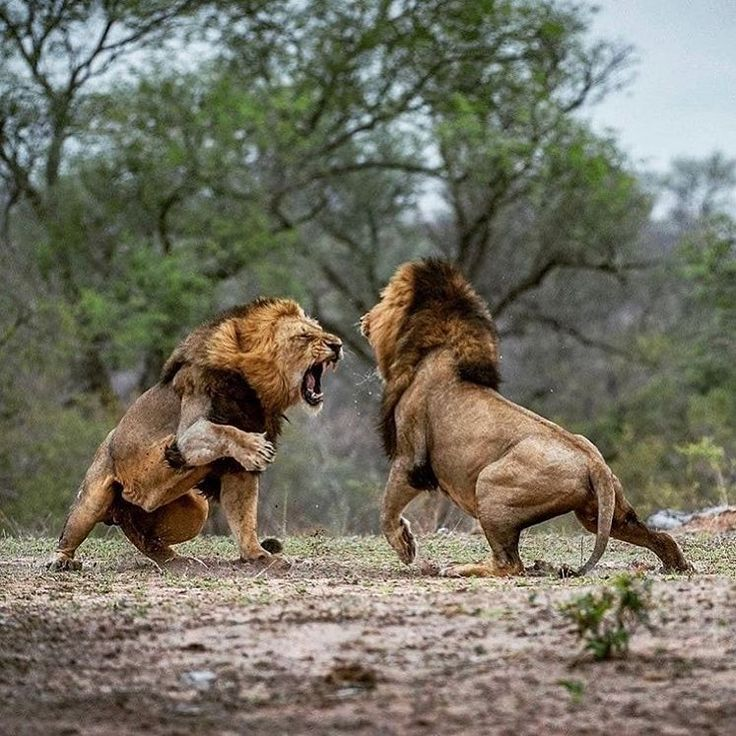
#> input picture OpenCV/04_OpenCV_IMAGE_PROCESSING/03_ROI_OF_IMAGE/lion.png, 736 x 736 px
$ jupyter execute region_of_interest.ipynb
#> lines starting #> are read from the running program, lines starting #| are printed output that depends on the picture; after the words box and inside, x2 and y2 are one past the last pixel; in counts of white or black regions, pixels touching at a corner belong together
[cell 1]
import cv2 as cv

[cell 2]
src = cv.imread('lion.png')
#> src is the input picture: shape (736, 736, 3); mean B, G, R 98.9, 113.4, 116.5
h, w = src.shape[:2]
#> h = 736; w = 736
print(h,w)
#| 736 736

[cell 3]
img = src.copy()
roi = img[255:580, 350:690, :]
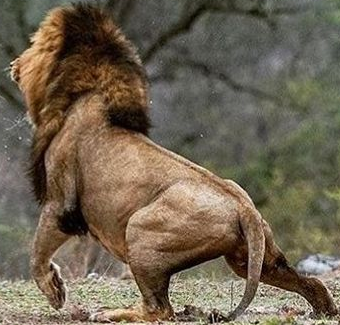
#> roi: shape (325, 340, 3); mean B, G, R 80.9, 99.2, 111.4
roi.shape
#> Out = (325, 340, 3)

[cell 4]
cv.imshow('roi area', roi)
cv.waitKey(2000)
cv.destroyAllWindows()

[cell 5]
img[0:325,0:340, :] = roi
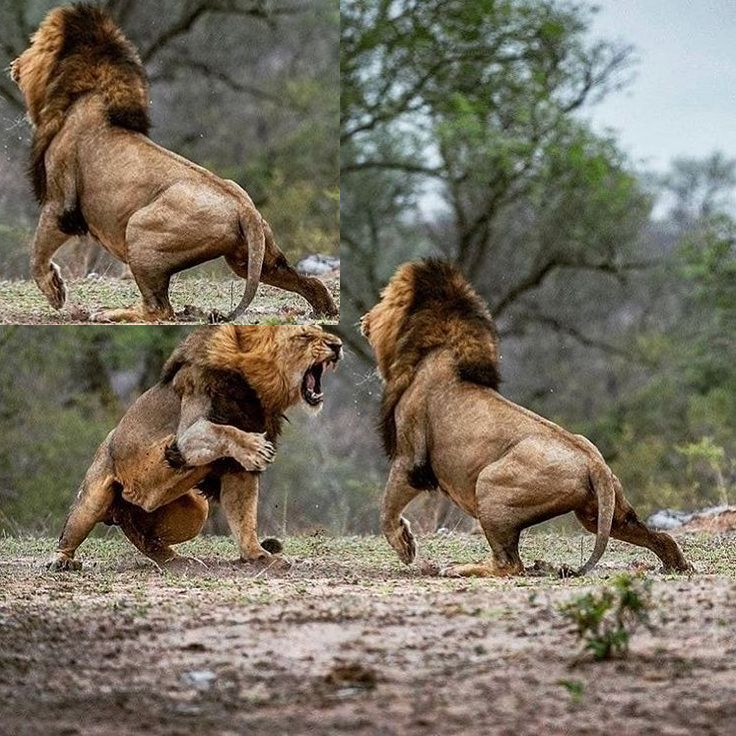
#> img: shape (736, 736, 3); mean B, G, R 97.1, 112.1, 120
cv.imshow('Roi area added to original image', img)
cv.waitKey(2000)
cv.destroyAllWindows()

[cell 6]
# Roi bölgesini küçük olarak eklemek
res = cv.resize(roi,None, fx=0.3,fy=0.4,interpolation=cv.INTER_CUBIC)
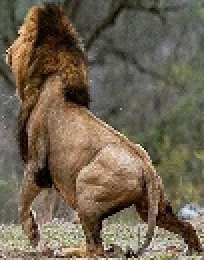
#> res: shape (130, 102, 3) (shown 2 times larger); mean B, G, R 80.8, 99.1, 111.2
cv.imshow('res',res)
cv.waitKey(2000)
cv.destroyAllWindows()
res.shape
#> Out = (130, 102, 3)

[cell 7]
img = src.copy()
img[0:130,0:102, :] = res
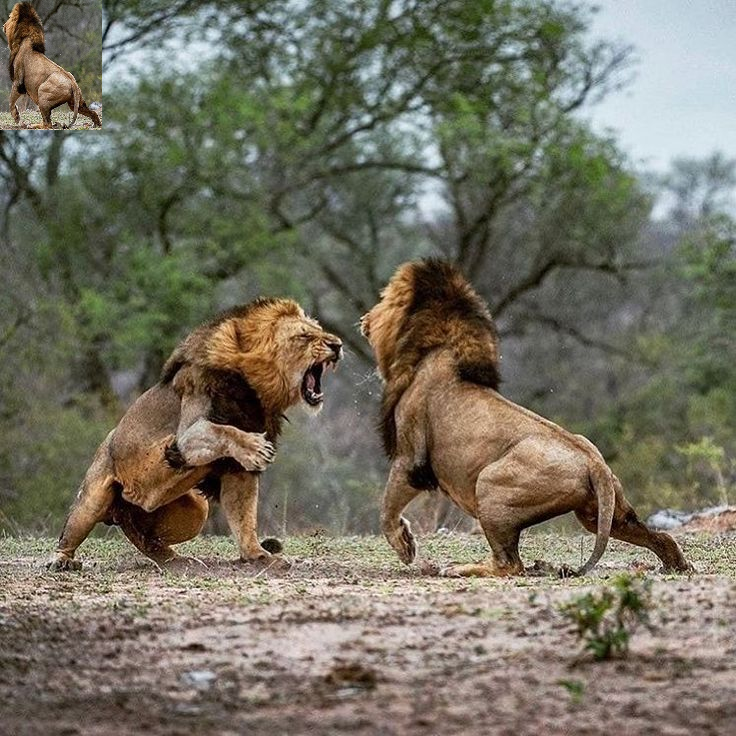
#> img: shape (736, 736, 3); 2.45% of pixels changed, all inside (x1, y1, x2, y2) = (0, 0, 102, 130)
cv.imshow('Resized Roi area added to original image', img)
cv.waitKey(2000)
cv.destroyAllWindows()
